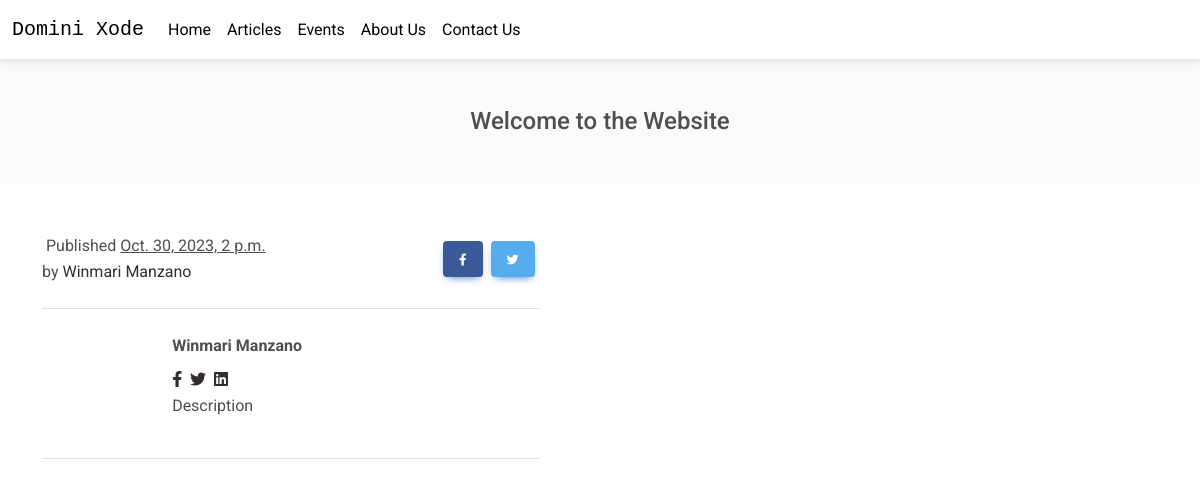
The page /articles/view_article/1 on the database its author committed.
### Models/models.py (models this page shows, shortened)
class Announcements(models.Model):
    title = models.CharField(max_length=255)
    author = models.ForeignKey(Account, on_delete=models.CASCADE)
    content = MarkdownxField(max_length=10000)
    date = models.DateTimeField(default=timezone.now)
    thumbnail = models.ImageField(null=True, blank=True, default  = 'static/img/domini_xode_logo.jpg', upload_to='static/img/')

class Account(AbstractUser):
    OrgRole = [(1, 'President'),(2, 'Internal Vice President'), (3, 'External Vice President'),
               (4, 'Treasurer'), (5, 'Secretary'),
               (6, "Assistant Secretary"), (7, "Auditor"), (8, "Outreach Program Director"), (9, "Event Coordinator"),
               (10, "Public Information Officer"), (11, "Digital Officer"), (12, "Representative"), (13, 'Member')
              ]
    role = models.IntegerField(choices=OrgRole, null=True, blank=True)
    image_link = models.CharField(max_length=555, default="https://preview.redd.it/h5gnz1ji36o61.png?width=225&format=png&auto=webp&s=84379f8d3bbe593a2e863c438cd03e84c8a474fa")
    description = models.CharField(max_length=255, default="Description")
    facebook_link = models.CharField(max_length=555, default="https://www.facebook.com")
    class Meta:
        ordering = ['role']
    def __str__(self):
        return f"{self.first_name} {self.last_name}"

### UserInterface/views.py (the view)
# urls.py: path('articles/view_article/<int:id>', views.view_article, name = 'view article'),
def view_article(request, id):
    article = get_object_or_404(Announcements, id=id)
    article.content = markdownify(article.content)
    return render(request, 'UserInterface/view_article.html', context={'article': article})

### UserInterface/templates/UserInterface/view_article.html (shortened to what this page needs)
{% extends 'UserInterface/base.html' %}
{% block content %}
    <div id="intro" class="p-5 text-center bg-light">
      <h1 class="mb-0 h4">{{article.title}}</h1>
    </div>
  <main class="mt-4 mb-5">
    <div class="container">
      <div class="row">
        <div class="col-auto mb-5">
          <section class="border-bottom mb-4">
            <div class="row align-items-center mb-4">
              <div class="col-lg-6 text-center text-lg-start mb-3 m-lg-0">
                <span> Published <u>{{article.date}}</u> by</span>
                <a href="" class="text-dark">{{article.author}}</a>
              </div>
              <div class="col-lg-6 text-center text-lg-end">
                <button type="button" class="btn btn-primary px-3 me-1" style="background-color: #3b5998;">
                  <i class="fab fa-facebook-f"></i>
                </button>
                <button type="button" class="btn btn-primary px-3 me-1" style="background-color: #55acee;">
                  <i class="fab fa-twitter"></i>
                </button>
              </div>
            </div>
          </section>
          <section class="border-bottom mb-4 pb-4">
            <div class="row">
              <div class="col-3">
              </div>
              <div class="col-9">
                <p class="mb-2"><strong>{{article.author}}</strong></p>
                <a href="" class="text-dark"><i class="fab fa-facebook-f me-1"></i></a>
                <a href="" class="text-dark"><i class="fab fa-twitter me-1"></i></a>
                <a href="" class="text-dark"><i class="fab fa-linkedin me-1"></i></a>
                <p>
                  {{article.author.description}}
                </p>
              </div>
            </div>
          </section>
{% endblock content %}

### UserInterface/templates/UserInterface/view_article.html (style rules this page uses)
a { color: black !important; }

### rows shown on the page
Announcements: title "Welcome to the Website", date "Oct. 30, 2023, 2 p.m.", author "Winmari Manzano", author.description "Description"
